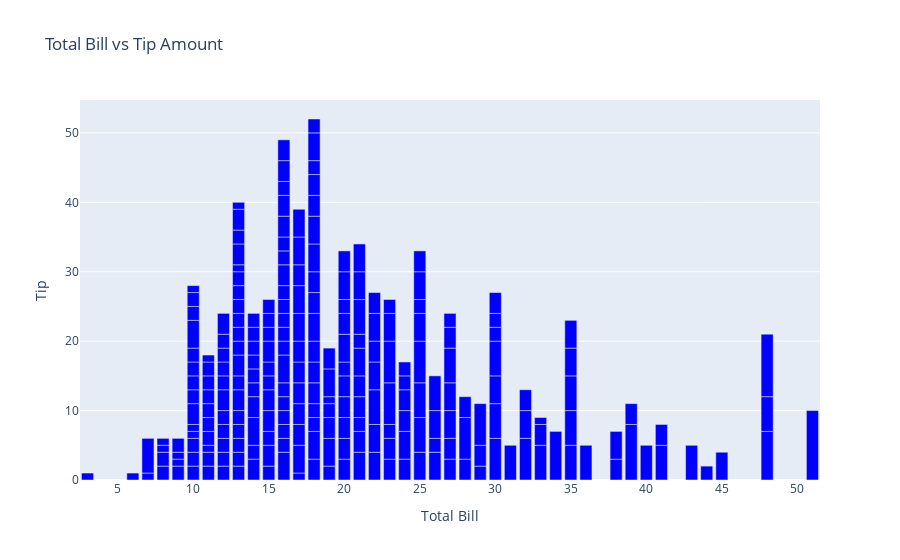

The cell this chart's notebook holds for it:
### Markdown cell above
without sex column

### Code cell
trace = go.Bar(
    x=tips['total_bill'],
    y=tips['tip'],
    marker=dict(color='blue') 
)
layout = go.Layout(
    title='Total Bill vs Tip Amount',
    xaxis=dict(title='Total Bill'),
    yaxis=dict(title='Tip')
)
fig = go.Figure(data=[trace], layout=layout)
fig.show()

### Figure 1 — Plotly figure (JSON) as saved in the notebook; plotly's stock layout.template omitted (floating-point values rounded to 4 significant figures; data arrays with more than 128 entries replaced by an {"elided": "..."} marker saying what was removed)
{"data": [{"marker": {"color": "blue"}, "type": "bar", "x": {"elided": "244 int values"}, "y": {"elided": "244 int values"}}], "layout": {"title": {"text": "Total Bill vs Tip Amount"}, "xaxis": {"title": {"text": "Total Bill"}}, "yaxis": {"title": {"text": "Tip"}}}}
